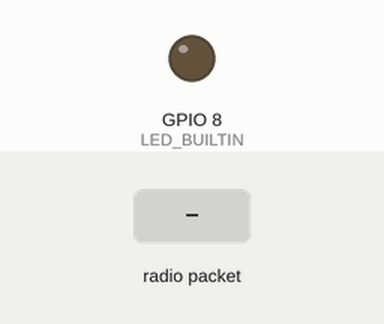
Recording of a sketch running on a simulated ESP32-C3. Parts: output pins drawn as LEDs (lit = HIGH). Dashed ring = blinking. The inputs (shaded band) are chosen by the test bench. WiFi joins after 1.5 s; servers stay silent unless stated; random numbers use the default seed unless the sketch sets one; no MQTT or app messages arrive unless stated; what the sketch prints to the serial monitor is not drawn.

Above: at 1.4 s.
At 4.4 s:
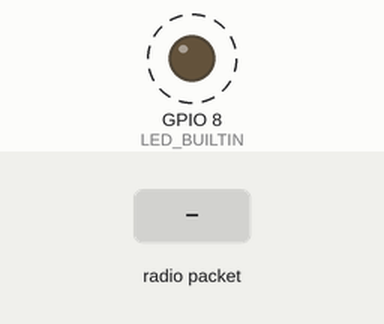
4.5 s: radio packet "1" arrives
Timing chart, 0 to 12.7 s (numbered marks = the images above; inputs shaded):
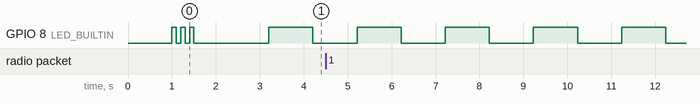

The sketch:

gateway_00.ino
```cpp
/**
 * AGUADA - Gateway v2.0 (Arduino)
 * ESP-NOW Receiver → MQTT Publisher
 * ESP32-C3 SuperMini
 */

#include <WiFi.h>
#include <esp_now.h>
#include <PubSubClient.h>
#include <ArduinoJson.h>

// ============================================================================
// CONFIGURAÇÕES
// ============================================================================

// WiFi
const char* WIFI_SSID = "luciano";
const char* WIFI_PASSWORD = "Luciano19852012";

// MQTT
const char* MQTT_BROKER = "192.168.0.117";
const int MQTT_PORT = 1883;
const char* MQTT_TOPIC = "aguada/telemetry";

// Hardware - ESP32-C3 SuperMini
#define LED_BUILTIN 8  // LED onboard (heartbeat)

// ============================================================================
// GLOBALS
// ============================================================================

WiFiClient espClient;
PubSubClient mqttClient(espClient);

unsigned long lastWifiCheck = 0;
unsigned long lastMqttCheck = 0;
unsigned long lastHeartbeat = 0;
const unsigned long WIFI_CHECK_INTERVAL = 5000;
const unsigned long MQTT_CHECK_INTERVAL = 5000;
const unsigned long HEARTBEAT_INTERVAL = 1000;  // 1 Hz

bool ledState = false;

// ============================================================================
// ESP-NOW Callback (ESP32 Arduino v5.5+)
// ============================================================================

void onDataRecv(const esp_now_recv_info_t *recv_info, const uint8_t *incomingData, int len) {
  // Converter dados para string
  char jsonStr[251];
  memcpy(jsonStr, incomingData, len);
  jsonStr[len] = '\0';

  // DEBUG: Mostrar dados brutos recebidos
  Serial.println();
  Serial.println("╔════════════════════════════════════════════════════╗");
  Serial.printf("║ ESP-NOW recebido: %d bytes\n", len);
  Serial.println("╠════════════════════════════════════════════════════╣");
  Serial.print("║ Dados brutos: ");
  Serial.println(jsonStr);
  Serial.println("╚════════════════════════════════════════════════════╝");

  // Parse JSON para validação
  StaticJsonDocument<256> doc;
  DeserializationError error = deserializeJson(doc, jsonStr);

  if (error) {
    Serial.print("✗ JSON inválido: ");
    Serial.println(error.c_str());
    Serial.print("  Raw hex: ");
    for (int i = 0; i < len && i < 50; i++) {
      Serial.printf("%02X ", incomingData[i]);
    }
    Serial.println();
    return;
  }

  // Extrair campos
  const char* node_mac = doc["mac"];
  const char* type = doc["type"];
  int value = doc["value"];
  int rssi = doc["rssi"];

  Serial.println();
  Serial.println("╔════════════════════════════════════════════════════╗");
  Serial.printf("║ ✓ JSON válido de: %s\n", node_mac);
  Serial.println("╠════════════════════════════════════════════════════╣");
  Serial.printf("║   Type:    %s\n", type);
  Serial.printf("║   Value:   %d\n", value);
  Serial.printf("║   RSSI:    %d dBm\n", rssi);
  Serial.println("╚════════════════════════════════════════════════════╝");

  // Publicar no MQTT se conectado
  if (mqttClient.connected()) {
    if (mqttClient.publish(MQTT_TOPIC, jsonStr)) {
      Serial.println("→ Publicado no MQTT com sucesso!");
    } else {
      Serial.println("✗ Falha ao publicar no MQTT");
    }
  } else {
    Serial.println("✗ MQTT desconectado. Dados não enviados.");
  }
}

// ============================================================================
// WiFi Functions
// ============================================================================

void connectWiFi() {
  Serial.println();
  Serial.println("Conectando ao WiFi...");
  WiFi.mode(WIFI_STA);
  WiFi.begin(WIFI_SSID, WIFI_PASSWORD);

  int attempts = 0;
  while (WiFi.status() != WL_CONNECTED && attempts < 20) {
    delay(500);
    Serial.print(".");
    attempts++;
  }

  if (WiFi.status() == WL_CONNECTED) {
    Serial.println();
    Serial.println("✓ WiFi conectado!");
    Serial.print("  IP: ");
    Serial.println(WiFi.localIP());
    Serial.print("  MAC: ");
    Serial.println(WiFi.macAddress());
  } else {
    Serial.println();
    Serial.println("✗ Falha ao conectar WiFi");
  }
}

void maintainWiFi() {
  if (millis() - lastWifiCheck > WIFI_CHECK_INTERVAL) {
    lastWifiCheck = millis();

    if (WiFi.status() != WL_CONNECTED) {
      Serial.println("WiFi desconectado. Reconectando...");
      connectWiFi();
    }
  }
}

// ============================================================================
// MQTT Functions
// ============================================================================

void connectMQTT() {
  while (!mqttClient.connected()) {
    Serial.println("Conectando ao MQTT...");

    String clientId = "AGUADA_GATEWAY_";
    clientId += String(random(0xffff), HEX);

    if (mqttClient.connect(clientId.c_str())) {
      Serial.println("✓ MQTT conectado!");
    } else {
      Serial.print("✗ Falha MQTT, rc=");
      Serial.print(mqttClient.state());
      Serial.println(" Tentando novamente em 5s...");
      delay(5000);
    }
  }
}

void maintainMQTT() {
  if (millis() - lastMqttCheck > MQTT_CHECK_INTERVAL) {
    lastMqttCheck = millis();

    if (!mqttClient.connected()) {
      Serial.println("MQTT desconectado. Reconectando...");
      connectMQTT();
    }
  }

  mqttClient.loop();
}

// ============================================================================
// SETUP
// ============================================================================

void setup() {
  Serial.begin(115200);
  delay(1000);

  // Configurar LED builtin
  pinMode(LED_BUILTIN, OUTPUT);
  digitalWrite(LED_BUILTIN, LOW);

  // Blink inicial (3x rápido)
  for (int i = 0; i < 3; i++) {
    digitalWrite(LED_BUILTIN, HIGH);
    delay(100);
    digitalWrite(LED_BUILTIN, LOW);
    delay(100);
  }

  Serial.println();
  Serial.println("╔═══════════════════════════════════════════════════════════╗");
  Serial.println("║           AGUADA Gateway v2.0 (Arduino)                  ║");
  Serial.println("║           ESP-NOW → MQTT Bridge                          ║");
  Serial.println("╚═══════════════════════════════════════════════════════════╝");
  Serial.println();

  // Conectar WiFi
  connectWiFi();

  // Inicializar ESP-NOW
  if (esp_now_init() != ESP_OK) {
    Serial.println("✗ Erro ao inicializar ESP-NOW");
    ESP.restart();
  }
  Serial.println("✓ ESP-NOW inicializado");

  // Registrar callback de recebimento
  esp_now_register_recv_cb(onDataRecv);
  Serial.println("✓ Callback ESP-NOW registrado");

  // Configurar MQTT
  mqttClient.setServer(MQTT_BROKER, MQTT_PORT);
  connectMQTT();

  Serial.println();
  Serial.println("✓ Gateway inicializado e pronto!");
  Serial.println("  - Aguardando dados dos sensores...");
  Serial.println();
}

// ============================================================================
// LOOP
// ============================================================================

void loop() {
  // Heartbeat LED (1 Hz)
  if (millis() - lastHeartbeat >= HEARTBEAT_INTERVAL) {
    lastHeartbeat = millis();
    ledState = !ledState;
    digitalWrite(LED_BUILTIN, ledState);
  }

  maintainWiFi();
  maintainMQTT();

  delay(10);
}
```

Measured:
- by itself, GPIO 8 (LED_BUILTIN): alternates HIGH for 1.0 s and LOW for 1.0 s
